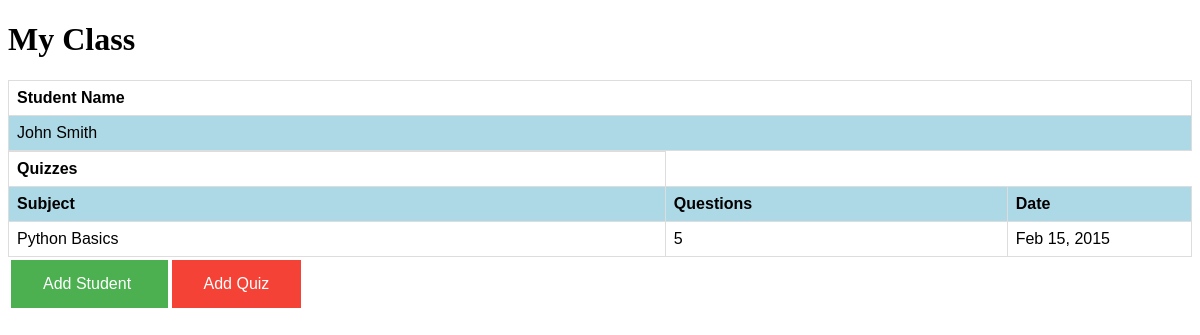
Page /dashboard on the earlier database version.
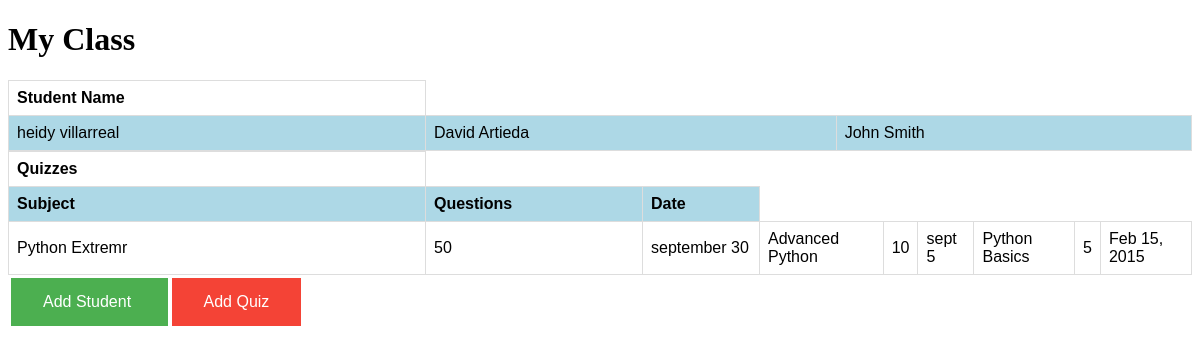
Same page on the later database version.
### tables this page shows
CREATE TABLE Students (  id    INTEGER PRIMARY KEY,   fname  TEXT,  lname TEXT);

CREATE TABLE Quizzes (  id INTEGER PRIMARY KEY,  subject TEXT,  questions INTEGER,  date TEXT);

### dashboard.py (the view)
@app.route('/dashboard', methods=['GET', 'POST'])
def dashboard():
    cur = g.db.execute('select fname, lname from Students order by id desc')
    Students = [dict(fname=row[0], lname=row[1]) for row in cur.fetchall()]
    cur = g.db.execute('select subject, questions, date from Quizzes order by id desc')
    Quizzes = [dict(subject=row[0], questions=row[1], date=row[2]) for row in cur.fetchall()]
    return render_template('dashboard.html', Students=Students, Quizzes=Quizzes)

### dashboard.py (called while the page is built)
def connect_db():
    return sqlite3.connect(app.config['DATABASE'])

@app.before_request
def before_request():
    g.db = connect_db()

@app.teardown_request
def teardown_request(exception):
    db = getattr(g, 'db', None)
    if db is not None:
        db.close()

### templates/dashboard.html (shortened to what this page needs)
<!DOCTYPE html>
<html>
<head>
</head>
<body>
 <h1>My Class</h1>
 <form action="/student/add" method="get">
 <table id = "my_table">
    <tr>
            <td style="width:400px"><b> Student Name </b></td>
        </tr>
	{% for student in Students %}
    <td>{{ student.fname }} {{ student.lname }}
  {% else %}
    <em>Unbelievable.  No entries here so far</em>
  {% endfor %}
            </td>
            </td>
    </table>
	 <table id = "my_table">
    <tr>
            <td style="width:400px"><b> Quizzes </b></td>
        </tr>
		<tr>
            <td style="width:400px"><b> Subject </b></td>
            <td style="width:200px"><b> Questions </b></td>
            <td style="width:100px"><b> Date  </b></td>
        </tr>
	{% for quiz in Quizzes %}
    <td>{{ quiz.subject }}
	<td>{{ quiz.questions }}
	<td>{{ quiz.date }}
  {% else %}
    <em>Unbelievable.  No entries here so far</em>
  {% endfor %}
            </td>
            </td>
    </table>
<table>
<tr>
<td>
<input type="submit" value="Add Student " class="button">
   </form>
 <td>
<form action="/quiz/add" method="get">
    <input type="submit" value="Add Quiz" class="redbutton"></form>
</td>

### templates/dashboard.html (style rules this page uses)
#my_table { font-family: "Trebuchet MS", Arial, Helvetica, sans-serif; border-collapse: collapse; width: 100%; }
#my_table td, #my_table th { border: 1px solid #ddd; padding: 8px; }
#my_table tr:nth-child(even) { background-color: lightblue; }
.button { background-color: #4CAF50; border: none; color: white; padding: 15px 32px; text-align: center; text-decoration: none; display: inline-block; font-size: 16px; }
.redbutton { background-color: #f44336; border: none; color: white; padding: 15px 32px; text-align: center; text-decoration: none; display: inline-block; font-size: 16px; }

Differences in the rows shown:
added Students: fname "heidy", lname "villarreal"
added Students: fname "David", lname "Artieda"
added Quizzes: subject "Python Extremr", questions "50", date "september 30"
added Quizzes: subject "Advanced Python", questions "10", date "sept 5"
